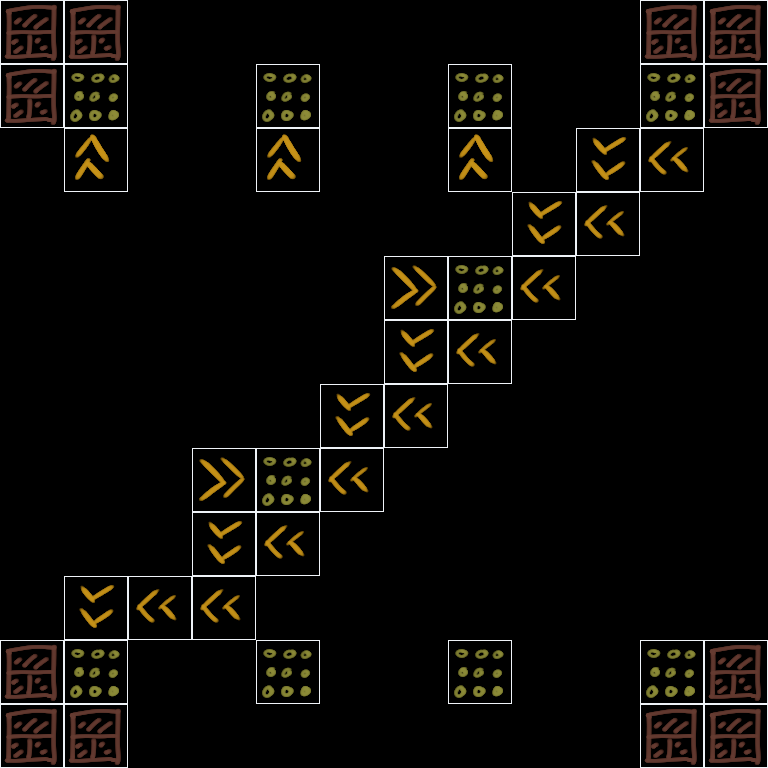

This is a level from a 2D game, rendered from its Tiled map with the project's own tilesets. A one-line summary and the complete map file follow:
An orthogonal 12x12 tile map with 64x64 px tiles, 1 tile layer (Tiles) and 6 objects (4x lock$z, player, key$z).

<map version="1.5" tiledversion="1.6.0" orientation="orthogonal" renderorder="right-down" width="12" height="12" tilewidth="64" tileheight="64" infinite="0" nextlayerid="6" nextobjectid="45">
 <tileset firstgid="1" source="level_design.tsx" />
 <layer id="4" name="Tiles" width="12" height="12">
  <data encoding="csv">
4,4,0,0,0,0,0,0,0,0,4,4,
4,3,0,0,3,0,0,3,0,0,3,4,
0,6,0,0,6,0,0,6,0,8,7,0,
0,0,0,0,0,0,0,0,8,7,0,0,
0,0,0,0,0,0,5,3,7,0,0,0,
0,0,0,0,0,0,8,7,0,0,0,0,
0,0,0,0,0,8,7,0,0,0,0,0,
0,0,0,5,3,7,0,0,0,0,0,0,
0,0,0,8,7,0,0,0,0,0,0,0,
0,8,7,7,0,0,0,0,0,0,0,0,
4,3,0,0,3,0,0,3,0,0,3,4,
4,4,0,0,0,0,0,0,0,0,4,4
</data>
 </layer>
 <objectgroup id="5" name="Objects">
  <object id="39" name="player" x="64" y="64" width="64" height="64" />
  <object id="40" name="lock$z" x="256" y="0" width="64" height="64" />
  <object id="41" name="lock$z" x="448" y="0" width="64" height="64" />
  <object id="42" name="lock$z" x="256" y="704" width="64" height="64" />
  <object id="43" name="lock$z" x="448" y="704" width="64" height="64" />
  <object id="44" name="key$z" x="640" y="640" width="64" height="64" />
 </objectgroup>
</map>
